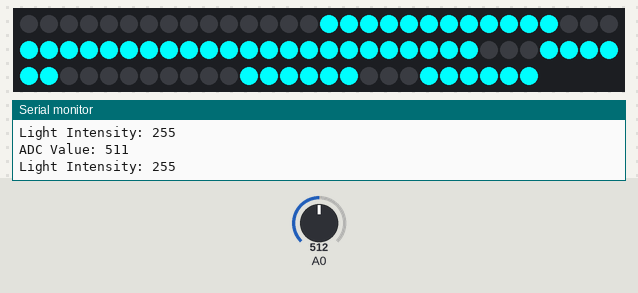
Simulated run of this sketch. Board: ESP8266 (NodeMCU). Shown: 86 RGB LEDs in strip order, left to right, continuing on the next row, the last lines printed to the serial monitor. The inputs (shaded band) are chosen by the test bench; at power-on: A0 = 512. Dim RGB values are drawn brighter than linear; WiFi joins after 1.5 s; servers stay silent unless stated; the local clock reads 2024-03-15 10:24:30 at power-on unless the sketch sets it.

Above: at 2.8 s.
2.9 s: A0 set to 0
At 3.45 s:
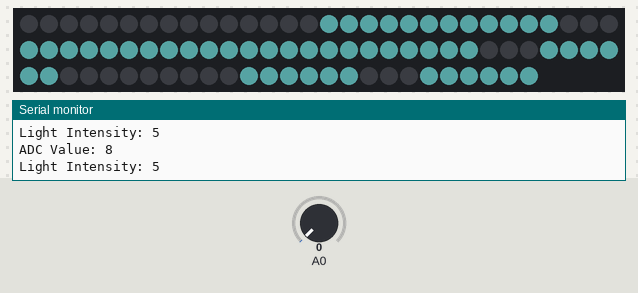
At 4.9 s:
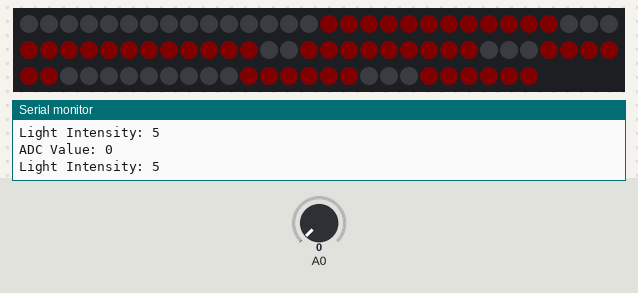
5.2 s: A0 set to 122
At 7.0 s:
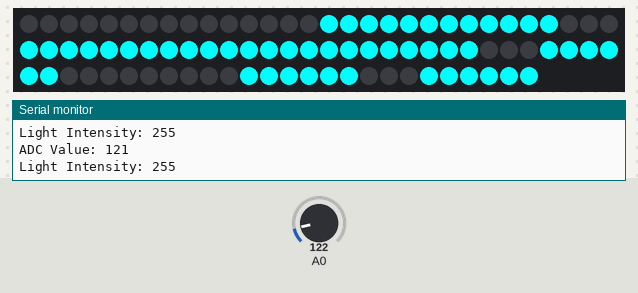
Timing chart, 0 to 8.5 s (numbered marks = the images above; inputs shaded):
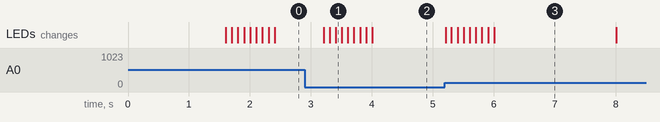

The sketch:

LED_Clock_Firmware.ino
```cpp
//Include the Adafruit Library to control the NeoPixl LEDs
#include <Adafruit_NeoPixel.h>
//Include the Time library for timekeeping
#include <time.h>
//Include the WIFI Library for WIFI connection
#include <ESP8266WiFi.h>

//Include the local configuration
#include "config.h"

#define PIN D8 //Pin, to which the Neopixls are connected.

#define NUMDIGITS 4 //How many digits does the clock have?
#define NUMPIXELSPERDIGIT 21 //How many Neopixl LEDs does each display have? Only multiples of 7 allowed!!!!!!
#define NUMPIXELS NUMPIXELSPERDIGIT*NUMDIGITS + 2 //Number of Neopixl in total + 2 due to the colon

//Initialize the Adadfruit Neopixl Driver
Adafruit_NeoPixel pixels(NUMPIXELS, PIN, NEO_GRB + NEO_KHZ800);

//Initialize the SSID and the Password for your local WIFI to connect to the NTP server
const char * ssid = STASSID;
const char * password = STAPSK;

//Some global variables for timekeeping
time_t current_time;
tm local_time;

void setup()
{
  //Initialization code

  //Start the Debug connection with a Baud Rate of 115200
  Serial.begin(115200);
  Serial.println("LED Clock startup");

  //Configure the NTP server. NOTE: the NTP server will be automatically started after WIFI connection is established
  configTime(TIMEZONE, NTPSERVER);

  // Connect to wIFI
  WiFi.persistent(false);
  WiFi.mode(WIFI_STA);
  WiFi.begin(ssid, password);
  while (WiFi.status() != WL_CONNECTED) {
    delay(200);
    Serial.print ( "." );
  }
  Serial.println("\nWiFi connected");

  pixels.begin(); // Innitialize NeoPixel strip object
}

void loop() {
  static unsigned long previousMillisColon = 0;   // Stores the last time the function was called
  static unsigned long previousMillisUpdate = 0;   // Stores the last time the function was called
  static bool colon_status = false; //Current status of the colon
  const long COLON_BLINK_INTERVAL = 2000;         // Interval in milliseconds for blinking the colon on and off(2 seconds)
  const long UPDATE_INTERVAL = 100;         // Interval in milliseconds for updating the time

   //Blink the Colon on and off
   unsigned long currentMillis = millis();
   if (currentMillis - previousMillisColon >= COLON_BLINK_INTERVAL)
   {
    // Save the last time the function was called
    previousMillisColon = currentMillis;
    colon_status = !colon_status;
   }

   //Update the time
   currentMillis = millis();

   if (currentMillis - previousMillisUpdate >= UPDATE_INTERVAL)
   {
    // Save the last time the function was called
    previousMillisUpdate = currentMillis;
    time(&current_time);  //Get the current time
    localtime_r(&current_time, &local_time); //Convert the current timestamp to a local time struct

    //Update the Neopixls
    UpdatePixels(local_time.tm_hour * 100 + local_time.tm_min, colon_status);
   }
}

void GeneratePixelsfromNumer(bool * p_pixels, unsigned char number)
{
  /*This is an array of bools, indicating, if the segment is on or off.
  The addresses in the array correspond to the digits as follows:

      5
    4   6
      3
    2   7
      1
*/

  bool segments[7];

  //Use a look up table, to get to know, which segments are on for a given number:
  switch(number)
  {
    case 0:
      segments[0] = 1;
      segments[1] = 1;
      segments[2] = 0;
      segments[3] = 1;
      segments[4] = 1;
      segments[5] = 1;
      segments[6] = 1;
    break;
    case 1:
      segments[0] = 0;
      segments[1] = 0;
      segments[2] = 0;
      segments[3] = 0;
      segments[4] = 0;
      segments[5] = 1;
      segments[6] = 1;
    break;
    case 2:
      segments[0] = 1;
      segments[1] = 1;
      segments[2] = 1;
      segments[3] = 0;
      segments[4] = 1;
      segments[5] = 1;
      segments[6] = 0;
    break;
    case 3:
      segments[0] = 1;
      segments[1] = 0;
      segments[2] = 1;
      segments[3] = 0;
      segments[4] = 1;
      segments[5] = 1;
      segments[6] = 1;
    break;
    case 4:
      segments[0] = 0;
      segments[1] = 0;
      segments[2] = 1;
      segments[3] = 1;
      segments[4] = 0;
      segments[5] = 1;
      segments[6] = 1;
    break;
    case 5:
      segments[0] = 1;
      segments[1] = 0;
      segments[2] = 1;
      segments[3] = 1;
      segments[4] = 1;
      segments[5] = 0;
      segments[6] = 1;
    break;
    case 6:
      segments[0] = 1;
      segments[1] = 1;
      segments[2] = 1;
      segments[3] = 1;
      segments[4] = 1;
      segments[5] = 0;
      segments[6] = 1;
    break;
    case 7:
      segments[0] = 0;
      segments[1] = 0;
      segments[2] = 0;
      segments[3] = 0;
      segments[4] = 1;
      segments[5] = 1;
      segments[6] = 1;
    break;
    case 8:
      segments[0] = 1;
      segments[1] = 1;
      segments[2] = 1;
      segments[3] = 1;
      segments[4] = 1;
      segments[5] = 1;
      segments[6] = 1;
    break;
    case 9:
      segments[0] = 1;
      segments[1] = 0;
      segments[2] = 1;
      segments[3] = 1;
      segments[4] = 1;
      segments[5] = 1;
      segments[6] = 1;
    break;
  }

  //Each segment consists of three pixls, so convert the segment lookup table to a neopixel array
  for(unsigned int i=0; i <7; i++)
  {

    p_pixels[i*3] = segments[i];
    p_pixels[i*3 + 1] = segments[i];
    p_pixels[i*3 + 2] = segments[i];
  }
}

unsigned char GetLightIntensity(unsigned short adc_input, const unsigned short *adc_input_table, const unsigned char *illumination_table, size_t table_size) {
    //Get the desired light intensity of the neopixls based on the ADC -> Neopixl light intensity lookup table
    // Check if adc_input is within the range of the table
    if (adc_input <= adc_input_table[0])
    {
        // If adc_input is smaller than the smallest value in the table,
        // return the corresponding illumination value directly
        return illumination_table[0];
    }
    else if (adc_input >= adc_input_table[table_size - 1])
    {
        // If adc_input is larger than the largest value in the table,
        // return the corresponding illumination value directly
        return illumination_table[table_size - 1];
    }
    else
    {
        // Find the two nearest points for interpolation
        size_t idx = 0;
        while (adc_input_table[idx] < adc_input)
        {
            idx++;
        }
        // Linear interpolation
        float proportion = (float)(adc_input - adc_input_table[idx - 1]) / (adc_input_table[idx] - adc_input_table[idx - 1]);
        unsigned char estimated_illumination = (unsigned char)(illumination_table[idx - 1] + proportion * (illumination_table[idx] - illumination_table[idx - 1]));
        return estimated_illumination;
    }
}

unsigned short ADCFilter(unsigned short adc_value) {
    const float sampling_time = 0.1; // Sampling time in seconds (100 milliseconds)
    const float cutoff_frequency = 0.3; // Cutoff frequency in Hz

    // Define static variables for filter state
    static float alpha;
    static float y_prev = 0;

    // Calculate alpha using the bilinear transformation with frequency prewrapping
    float omega = 2 * 3.14159 * cutoff_frequency;
    float T = 1 / sampling_time;
    float tan_half_omega_T = 2*atanf(0.5 * omega * T);
    alpha = (tan_half_omega_T - 1) / (tan_half_omega_T + 1);

    // Apply the filter
    float y = alpha * adc_value + (1 - alpha) * y_prev;
    y_prev = y;

    return (unsigned short)y;
}

void LightIntensityFilter(unsigned char *red, unsigned char *green, unsigned char *blue, unsigned char red_stepoint, unsigned char green_stepoint, unsigned char blue_stepoint) {
    const float sampling_time = 0.1; // Sampling time in seconds (100 milliseconds)
    const float cutoff_frequency = 0.2; // Cutoff frequency in Hz

    // Define static variables for filter states
    static float alpha_red, alpha_green, alpha_blue;
    static float red_prev = 0, green_prev = 0, blue_prev = 0;

   // Calculate alpha using the bilinear transformation with frequency prewrapping
    float omega = 2 * 3.14159 * cutoff_frequency;
    float T = 1 / sampling_time;
    float tan_half_omega_T = 2*atanf(0.5 * omega * T);
    alpha_red = (tan_half_omega_T - 1) / (tan_half_omega_T + 1);
    alpha_green = alpha_red; // Use the same cutoff frequency for all channels
    alpha_blue = alpha_red; // Use the same cutoff frequency for all channels

    // Apply the filter for each color channel
    *red = alpha_red * red_stepoint + (1 - alpha_red) * red_prev;
    red_prev = *red;

    *green = alpha_green * green_stepoint + (1 - alpha_green) * green_prev;
    green_prev = *green;

    *blue = alpha_blue * blue_stepoint + (1 - alpha_blue) * blue_prev;
    blue_prev = *blue;
}

void UpdatePixels(unsigned int time_number, bool colon_status)
{
  unsigned char red = 0;
  unsigned char green = 0;
  unsigned char blue = 0;
  unsigned char light_intensity = 0;
  unsigned short adc_value = 0;
  unsigned int adc_accumulator = 0;
  const unsigned short ADC_CYCLES = 10;
  bool pixeldata[NUMPIXELSPERDIGIT * NUMDIGITS + 2];

  //Generate the Data for the digits
  GeneratePixelsfromNumer(pixeldata, time_number/1000 % 10);
  GeneratePixelsfromNumer(&pixeldata[NUMPIXELSPERDIGIT], time_number/100 % 10);
  GeneratePixelsfromNumer(&pixeldata[NUMPIXELSPERDIGIT*2 + 2], time_number/10 % 10);
  GeneratePixelsfromNumer(&pixeldata[NUMPIXELSPERDIGIT*3 + 2], time_number % 10);


   //Blink the colon
   pixeldata[NUMPIXELSPERDIGIT * 2] = colon_status;
   pixeldata[NUMPIXELSPERDIGIT * 2 + 1] = colon_status;

  //Read the analog value of the phototransistor
  for (unsigned short n=0;n<ADC_CYCLES;n++)
  {
      adc_value = analogRead(A0);
      adc_accumulator += adc_value;
  }
  //Get the average of several ADC readings
  adc_value = adc_accumulator / ADC_CYCLES;
  adc_value = ADCFilter(adc_value);

  //Some Debug Information
  Serial.print("ADC Value: ");
  Serial.println(adc_value);
  light_intensity = GetLightIntensity(adc_value, adc_input_table, illumination_table, table_size);
  Serial.print("Light Intensity: ");
  Serial.println(light_intensity);

  //Determine if it is dark or not, to make the display red, when it is dark for better visibility
  if(light_intensity > NIGHTTHRESHOLD)
  {
    LightIntensityFilter(&red, &green, &blue, 0, light_intensity, light_intensity);
  }
  else
  {
    LightIntensityFilter(&red, &green, &blue, light_intensity, 0, 0);
  }

  //Transfer the data to the Neopixls
  for(unsigned int i=0;i < NUMPIXELSPERDIGIT * NUMDIGITS + 2; i++)
  {
    if(pixeldata[i])
    {
        pixels.setPixelColor(i, red, green, blue);
    }
    else
    {
      pixels.setPixelColor(i, 0, 0, 0);
    }
  }
  pixels.show();
}
```

config.h
```cpp
#define STASSID  "YOURSSID" //Change this to your WIFI SSID
#define STAPSK  "YOURPASSWORD" //Change this to your WIFI password
#define NTPSERVER "at.pool.ntp.org" //URL to the NTP server
#define TIMEZONE "CET-1CEST,M3.5.0,M10.5.0/3" //Berlin Time Zone. Change this to your local timezone (https://github.com/nayarsystems/posix_tz_db/blob/master/zones.csv)

//Lookup table to determine the Light Intensity, based on the Light Sensor Value
 const unsigned short adc_input_table[] = {0, 20, 30, 60}; // ADC input values
 const unsigned char illumination_table[] = {5, 5, 100, 255}; // Corresponding illumination values
 size_t table_size = sizeof(adc_input_table) / sizeof(adc_input_table[0]); // Calculate the size of the lookup table
 #define NIGHTTHRESHOLD 120 //Threshold, to determine night mode. If the illumination is below this threshold, then the clock will switch to night mode
```

Measured:
- after the input at 2.9 s, the LEDs: first change after 0.31 s (image 1 shows a later state)
- after the input at 5.2 s, the LEDs: first change at once (image 3 shows a later state)
